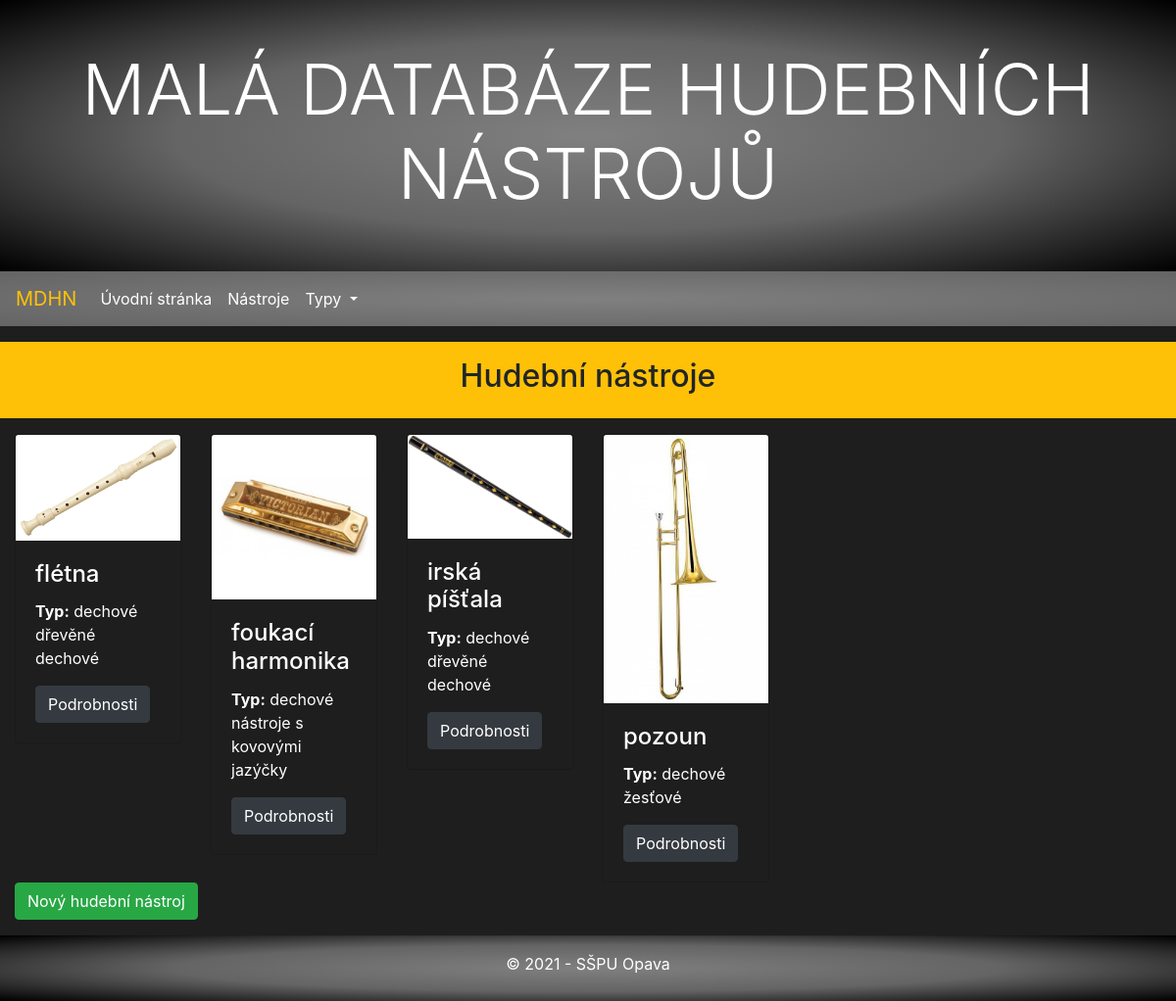
Before: /music/instruments/types/dechové/ with the older database file.
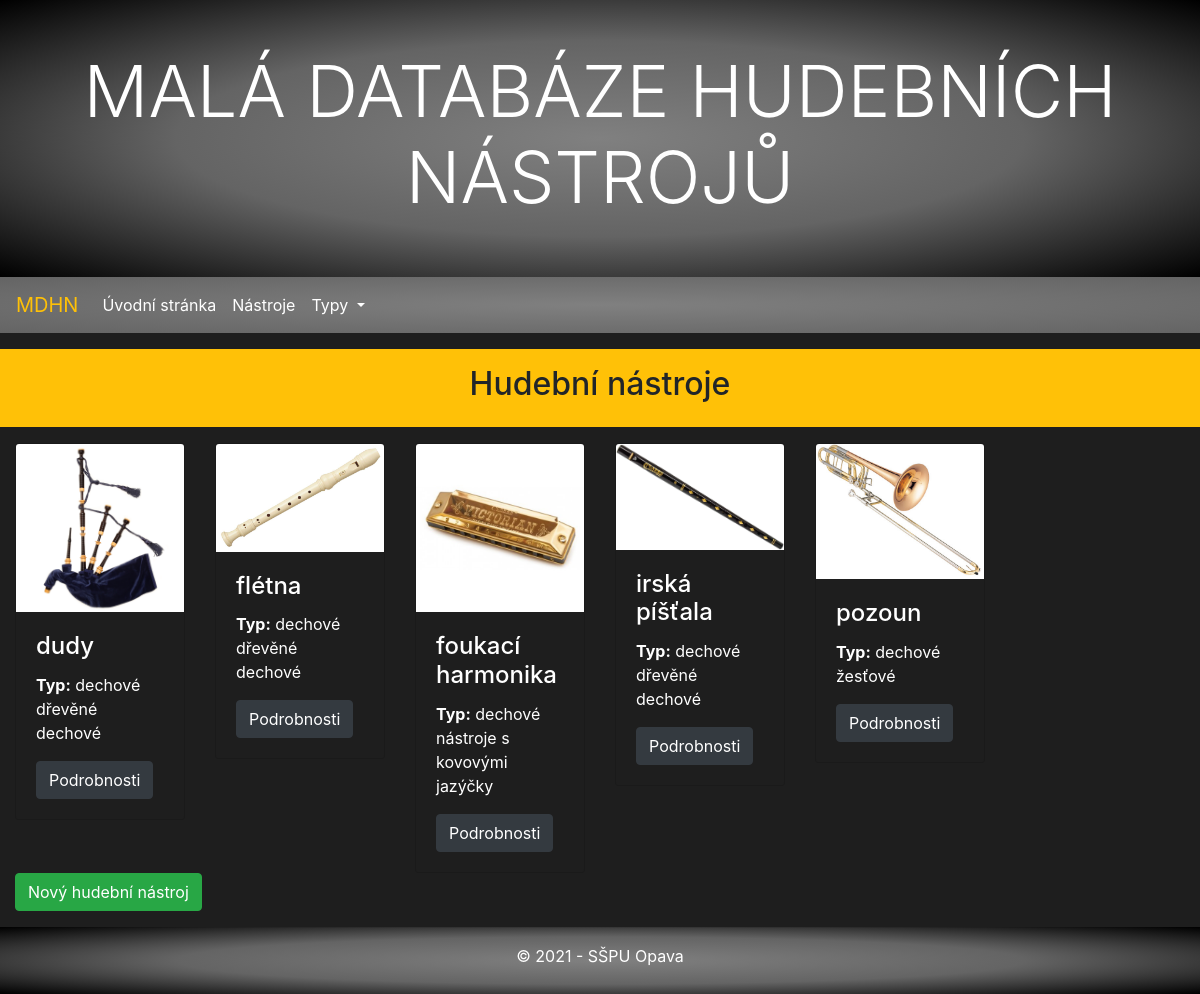
After: the same page with the newer database file.
### music/models.py (models this page shows, shortened)
class Instrument(models.Model):
    title = models.CharField(max_length=200, verbose_name="Title")
    history = models.TextField(blank=True, null=True, verbose_name="History")
    poster = models.ImageField(upload_to=poster_path, blank=True, null=True, verbose_name="Poster")
    type = models.ManyToManyField(Type, help_text='Select a type for this instrument')
    class Meta:
        ordering = ["title"]

class Type(models.Model):
    name = models.CharField(max_length=100, unique=True, verbose_name="Type name",
                            help_text='Enter a type of musical instrument')
    class Meta:
        ordering = ["name"]

### music/views.py (the view)
# urls.py: path('instruments/', views.InstrumentListView.as_view(), name='instrument_list'),
class InstrumentListView(ListView):
    model = Instrument
    context_object_name = 'instrument_list'
    template_name = 'instrument/list.html'
    paginate_by = 6
    def get_queryset(self):
        if 'type_name' in self.kwargs:
            return Instrument.objects.filter(type__name=self.kwargs['type_name']).all() # Get 5 books containing the title war
        else:
            return Instrument.objects.all()
    def get_context_data(self, **kwargs):
        context = super().get_context_data(**kwargs)
        if 'type_name' in self.kwargs:
            context['view_title'] = f"Typ: {self.kwargs['type_name']}"
            context['view_head'] = f"Typ nástroje: {self.kwargs['type_name']}"
        else:
            context['view_title'] = 'Typy'
            context['view_head'] = 'Přehled typů nastoje'
        return context

### music/context_processors.py (called while the page is built)
def types(request):
    return {'types': Type.objects.all()}

### music/templates/instrument/list.html (shortened to what this page needs)
{% extends "base.html" %} {% load bootstrap_pagination %} {% block content %}
<div class="row mt-3 mb-3 bg-warning p-3">
    <div class="col-sm-12">
        <h2 class="text-center">Hudební nástroje</h2>
    </div>
</div>
<div class="row">
    {% for instrument in instrument_list %}
    <div class="col-sm-4 col-xl-2">
        <div class="card">
            {% if instrument.poster %}
            <img class="card-img-top" src="{{ instrument.poster.url }}" alt="{{ instrument.title }}"> {% endif %}
            <div class="card-body">
                <h4 class="card-title"> {{ instrument.title }}</h4>
                <p><strong>Typ:</strong> {% for typ in instrument.type.all %}{{ typ.name }} {% endfor %}</p>
                <a href="{% url 'instrument-detail' instrument.pk %}" class="btn btn-dark">Podrobnosti</a>
            </div>
        </div>
    </div>
    {% endfor %}
</div>
<div>
    <a href="{% url 'instrument-create'%}" class="btn btn-success">Nový hudební nástroj</a>
</div>
{% endblock %}

Changed rows visible on the page:
added Instrument: poster (picture), title "dudy", Type (name "dechové"), Type (name "dřevěné dechové")
changed Instrument "pozoun": poster: a different picture
